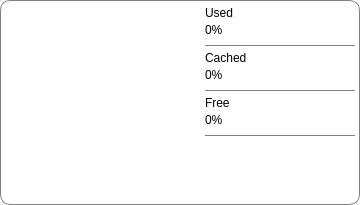
     <widget class="QFrame" name="memofmgf">
      <property name="geometry">
       <rect>
        <x>215</x>
        <y>30</y>
        <width>360</width>
        <height>205</height>
       </rect>
      </property>
      <property name="sizePolicy">
       <sizepolicy hsizetype="Fixed" vsizetype="Fixed">
        <horstretch>0</horstretch>
        <verstretch>0</verstretch>
       </sizepolicy>
      </property>
      <property name="minimumSize">
       <size>
        <width>360</width>
        <height>205</height>
       </size>
      </property>
      <property name="maximumSize">
       <size>
        <width>360</width>
        <height>205</height>
       </size>
      </property>
      <property name="styleSheet">
       <string notr="true">background: transparent; border: 1px solid #808080; border-radius: 10px;</string>
      </property>
      <property name="frameShape">
       <enum>QFrame::StyledPanel</enum>
      </property>
      <property name="frameShadow">
       <enum>QFrame::Raised</enum>
      </property>
      <widget class="QChartView" name="memogfvw">
       <property name="geometry">
        <rect>
         <x>5</x>
         <y>5</y>
         <width>195</width>
         <height>195</height>
        </rect>
       </property>
       <property name="sizePolicy">
        <sizepolicy hsizetype="Fixed" vsizetype="Fixed">
         <horstretch>0</horstretch>
         <verstretch>0</verstretch>
        </sizepolicy>
       </property>
       <property name="minimumSize">
        <size>
         <width>195</width>
         <height>195</height>
        </size>
       </property>
       <property name="maximumSize">
        <size>
         <width>195</width>
         <height>195</height>
        </size>
       </property>
       <property name="styleSheet">
        <string notr="true">border: none;</string>
       </property>
      </widget>
      <widget class="QLabel" name="memouplb">
       <property name="geometry">
        <rect>
         <x>205</x>
         <y>5</y>
         <width>150</width>
         <height>15</height>
        </rect>
       </property>
       <property name="sizePolicy">
        <sizepolicy hsizetype="Fixed" vsizetype="Fixed">
         <horstretch>0</horstretch>
         <verstretch>0</verstretch>
        </sizepolicy>
       </property>
       <property name="minimumSize">
        <size>
         <width>150</width>
         <height>15</height>
        </size>
       </property>
       <property name="maximumSize">
        <size>
         <width>150</width>
         <height>15</height>
        </size>
       </property>
       <property name="styleSheet">
        <string notr="true">font: 10pt &quot;Inter&quot;; border: none;</string>
       </property>
       <property name="text">
        <string>Used</string>
       </property>
      </widget>
      <widget class="QLabel" name="memouspc">
       <property name="geometry">
        <rect>
         <x>205</x>
         <y>20</y>
         <width>150</width>
         <height>20</height>
        </rect>
       </property>
       <property name="sizePolicy">
        <sizepolicy hsizetype="Fixed" vsizetype="Fixed">
         <horstretch>0</horstretch>
         <verstretch>0</verstretch>
        </sizepolicy>
       </property>
       <property name="minimumSize">
        <size>
         <width>150</width>
         <height>20</height>
        </size>
       </property>
       <property name="maximumSize">
        <size>
         <width>150</width>
         <height>20</height>
        </size>
       </property>
       <property name="styleSheet">
        <string notr="true">font: 15pt &quot;JetBrains Mono&quot;; border: none;</string>
       </property>
       <property name="text">
        <string>0%</string>
       </property>
      </widget>
      <widget class="QLabel" name="memoccpc">
       <property name="geometry">
        <rect>
         <x>205</x>
         <y>65</y>
         <width>150</width>
         <height>20</height>
        </rect>
       </property>
       <property name="sizePolicy">
        <sizepolicy hsizetype="Fixed" vsizetype="Fixed">
         <horstretch>0</horstretch>
         <verstretch>0</verstretch>
        </sizepolicy>
       </property>
       <property name="minimumSize">
        <size>
         <width>150</width>
         <height>20</height>
        </size>
       </property>
       <property name="maximumSize">
        <size>
         <width>150</width>
         <height>20</height>
        </size>
       </property>
       <property name="styleSheet">
        <string notr="true">font: 15pt &quot;JetBrains Mono&quot;; border: none;</string>
       </property>
       <property name="text">
        <string>0%</string>
       </property>
      </widget>
      <widget class="QLabel" name="memocplb">
       <property name="geometry">
        <rect>
         <x>205</x>
         <y>50</y>
         <width>150</width>
         <height>15</height>
        </rect>
       </property>
       <property name="sizePolicy">
        <sizepolicy hsizetype="Fixed" vsizetype="Fixed">
         <horstretch>0</horstretch>
         <verstretch>0</verstretch>
        </sizepolicy>
       </property>
       <property name="minimumSize">
        <size>
         <width>150</width>
         <height>15</height>
        </size>
       </property>
       <property name="maximumSize">
        <size>
         <width>150</width>
         <height>15</height>
        </size>
       </property>
       <property name="styleSheet">
        <string notr="true">font: 10pt &quot;Inter&quot;; border: none;</string>
       </property>
       <property name="text">
        <string>Cached</string>
       </property>
      </widget>
      <widget class="Line" name="memolin1">
       <property name="geometry">
        <rect>
         <x>205</x>
         <y>45</y>
         <width>150</width>
         <height>1</height>
        </rect>
       </property>
       <property name="sizePolicy">
        <sizepolicy hsizetype="Fixed" vsizetype="Fixed">
         <horstretch>0</horstretch>
         <verstretch>0</verstretch>
        </sizepolicy>
       </property>
       <property name="minimumSize">
        <size>
         <width>150</width>
         <height>1</height>
        </size>
       </property>
       <property name="maximumSize">
        <size>
         <width>150</width>
         <height>1</height>
        </size>
       </property>
       <property name="styleSheet">
        <string notr="true"/>
       </property>
       <property name="frameShadow">
        <enum>QFrame::Sunken</enum>
       </property>
       <property name="orientation">
        <enum>Qt::Horizontal</enum>
       </property>
      </widget>
      <widget class="Line" name="memolin2">
       <property name="geometry">
        <rect>
         <x>205</x>
         <y>90</y>
         <width>150</width>
         <height>1</height>
        </rect>
       </property>
       <property name="sizePolicy">
        <sizepolicy hsizetype="Fixed" vsizetype="Fixed">
         <horstretch>0</horstretch>
         <verstretch>0</verstretch>
        </sizepolicy>
       </property>
       <property name="minimumSize">
        <size>
         <width>150</width>
         <height>1</height>
        </size>
       </property>
       <property name="maximumSize">
        <size>
         <width>150</width>
         <height>1</height>
        </size>
       </property>
       <property name="styleSheet">
        <string notr="true"/>
       </property>
       <property name="orientation">
        <enum>Qt::Horizontal</enum>
       </property>
      </widget>
      <widget class="Line" name="memolin3">
       <property name="geometry">
        <rect>
         <x>205</x>
         <y>135</y>
         <width>150</width>
         <height>1</height>
        </rect>
       </property>
       <property name="sizePolicy">
        <sizepolicy hsizetype="Fixed" vsizetype="Fixed">
         <horstretch>0</horstretch>
         <verstretch>0</verstretch>
        </sizepolicy>
       </property>
       <property name="minimumSize">
        <size>
         <width>150</width>
         <height>1</height>
        </size>
       </property>
       <property name="maximumSize">
        <size>
         <width>150</width>
         <height>1</height>
        </size>
       </property>
       <property name="orientation">
        <enum>Qt::Horizontal</enum>
       </property>
      </widget>
      <widget class="QLabel" name="memofrpc">
       <property name="geometry">
        <rect>
         <x>205</x>
         <y>110</y>
         <width>150</width>
         <height>20</height>
        </rect>
       </property>
       <property name="sizePolicy">
        <sizepolicy hsizetype="Fixed" vsizetype="Fixed">
         <horstretch>0</horstretch>
         <verstretch>0</verstretch>
        </sizepolicy>
       </property>
       <property name="minimumSize">
        <size>
         <width>150</width>
         <height>20</height>
        </size>
       </property>
       <property name="maximumSize">
        <size>
         <width>150</width>
         <height>20</height>
        </size>
       </property>
       <property name="styleSheet">
        <string notr="true">font: 15pt &quot;JetBrains Mono&quot;; border: none;</string>
       </property>
       <property name="text">
        <string>0%</string>
       </property>
      </widget>
      <widget class="QLabel" name="memofplb">
       <property name="geometry">
        <rect>
         <x>205</x>
         <y>95</y>
         <width>150</width>
         <height>15</height>
        </rect>
       </property>
       <property name="sizePolicy">
        <sizepolicy hsizetype="Fixed" vsizetype="Fixed">
         <horstretch>0</horstretch>
         <verstretch>0</verstretch>
        </sizepolicy>
       </property>
       <property name="minimumSize">
        <size>
         <width>150</width>
         <height>15</height>
        </size>
       </property>
       <property name="maximumSize">
        <size>
         <width>150</width>
         <height>15</height>
        </size>
       </property>
       <property name="styleSheet">
        <string notr="true">font: 10pt &quot;Inter&quot;; border: none;</string>
       </property>
       <property name="text">
        <string>Free</string>
       </property>
      </widget>
     </widget>
